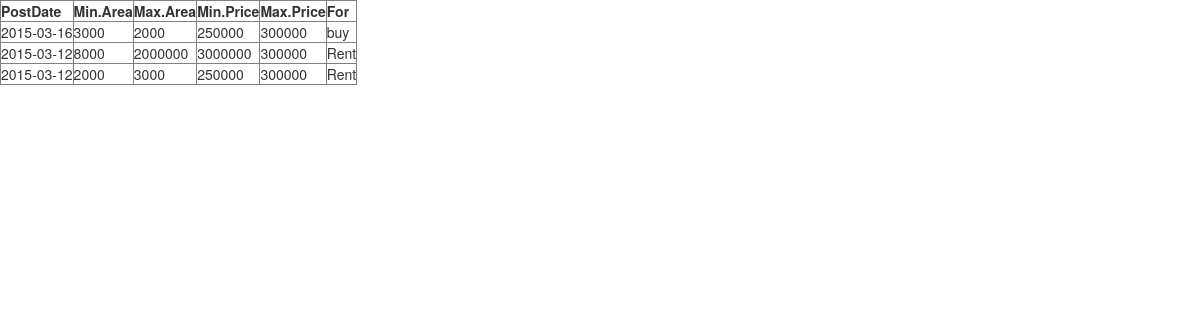
Page /buyer/requirementlist.php on the committed database.
### tables this page shows
CREATE TABLE IF NOT EXISTS `tblpropertyrequirement` (
  `requirementid` int(4) NOT NULL AUTO_INCREMENT,
  `postdate` date NOT NULL,
  `loginid` int(4) NOT NULL,
  `minimumarea` decimal(10,0) NOT NULL,
  `maximumarea` decimal(10,0) NOT NULL,
  `minimumprice` decimal(10,0) NOT NULL,
  `maximumprice` decimal(10,0) NOT NULL,
  `furniture` varchar(500) NOT NULL,
  `requirementfor` varchar(50) NOT NULL,
  `typeid` int(4) NOT NULL,
  `totalbedroom` int(4) NOT NULL,
  `totalbathroom` int(4) NOT NULL,
  PRIMARY KEY (`requirementid`)
);

### buyer/requirementlist.php (the view, shortened to what this page needs)
<!DOCTYPE html PUBLIC "-//W3C//DTD XHTML 1.0 Transitional//EN" "http://www.w3.org/TR/xhtml1/DTD/xhtml1-transitional.dtd">
<html xmlns="http://www.w3.org/1999/xhtml">
<head>
<link rel="stylesheet" href="bootstrap-3.3.2/css/bootstrap.css" />
	  <link rel="stylesheet" href="bootstrap-3.3.2/css/bootstrap.min.css" />
</head>
<?php
$query = "select * from tblpropertyrequirement";
$res = mysql_query($query);
?>
<body>
<table border="1px">
	<tr>
		<th>PostDate</th>
		<th>Min.Area</th>
		<th>Max.Area</th>
		<th>Min.Price</th>
		<th>Max.Price</th>
		<th>For</th>
	</tr>
<?php
	while($row = mysql_fetch_array($res))
	{
		echo "<tr>";
			echo "<td>".$row["postdate"]."</td>";
			echo "<td>".$row["minimumarea"]."</td>";
			echo "<td>".$row["maximumarea"]."</td>";
			echo "<td>".$row["minimumprice"]."</td>";
			echo "<td>".$row["maximumprice"]."</td>";
			echo "<td>".$row["requirementfor"]."</td>";
		echo "</tr>";
	}
?>
</table>
</body>
</html>

### rows in the picture
tblpropertyrequirement: postdate "2015-03-16", minimumarea "3000", maximumarea "2000", minimumprice "250000", maximumprice "300000", requirementfor "buy"
tblpropertyrequirement: postdate "2015-03-12", minimumarea "8000", maximumarea "2000000", minimumprice "3000000", maximumprice "300000", requirementfor "Rent"
tblpropertyrequirement: postdate "2015-03-12", minimumarea "2000", maximumarea "3000", minimumprice "250000", maximumprice "300000", requirementfor "Rent"
